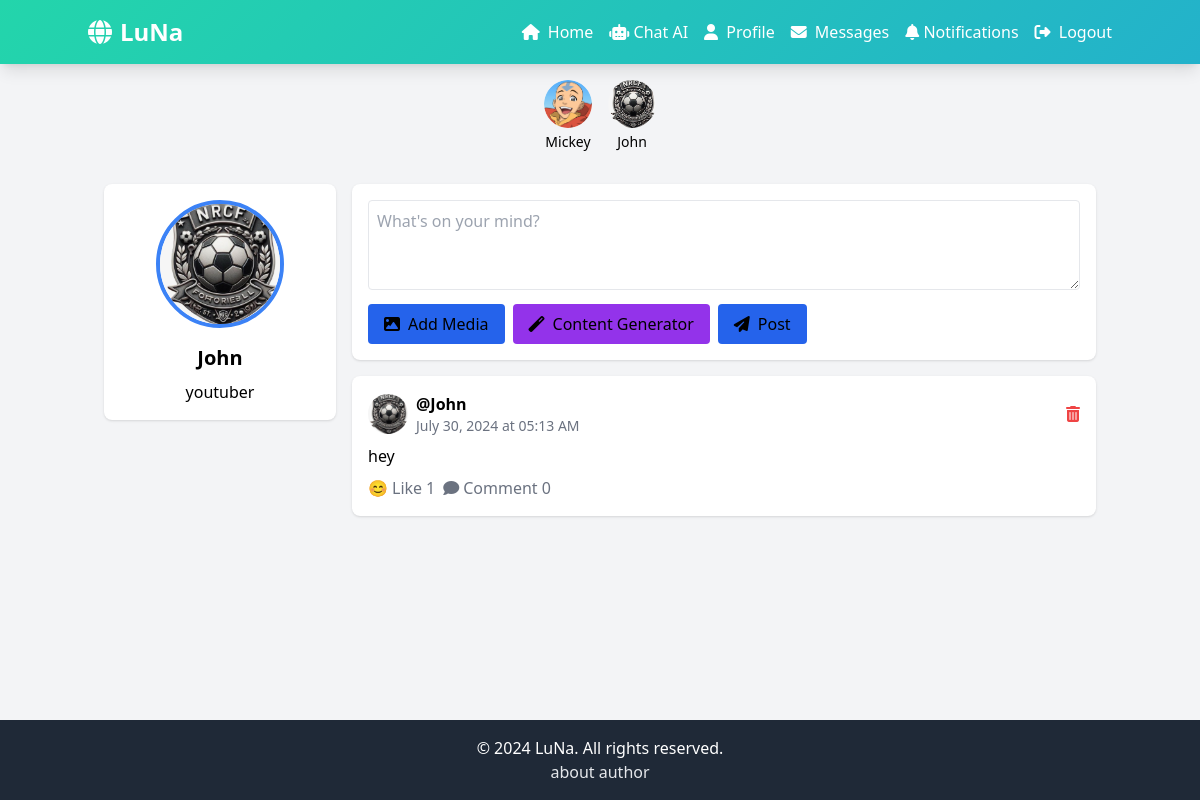
The app's page / (signed in) with its own data.
### models.py (models this page shows, shortened)
class User(UserMixin, db.Model):  # Ensure UserMixin is extended
    id = db.Column(db.Integer, primary_key=True)
    username = db.Column(db.String(80), unique=True, nullable=False, index=True)
    email = db.Column(db.String(120), unique=True, nullable=False, index=True)
    password_hash = db.Column(db.String(128), nullable=False)
    profile_picture = db.Column(db.String(120), default='default.jpg')
    bio = db.Column(db.Text)
    date_joined = db.Column(db.DateTime, default=lambda: datetime.now(pytz.timezone('Africa/Nairobi')))
    posts = db.relationship('Post', backref='author', lazy='dynamic', cascade="all, delete-orphan")
    comments = db.relationship('Comment', backref='author', lazy='dynamic', cascade="all, delete-orphan")
    followed = db.relationship(
        'User',
        secondary=followers,
        primaryjoin=id == followers.c.follower_id,
        secondaryjoin=id == followers.c.followed_id,
        backref=db.backref('followers', lazy='dynamic'),
        lazy='dynamic'
    )

class Post(db.Model):
    id = db.Column(db.Integer, primary_key=True)
    content = db.Column(db.Text, nullable=False)
    timestamp = db.Column(db.DateTime, default=lambda: datetime.now(EAT))
    user_id = db.Column(db.Integer, db.ForeignKey('user.id'), nullable=False, index=True)
    media_url = db.Column(db.String(120))
    likes = db.relationship('User', secondary='post_likes', backref='liked_posts')
    comments = db.relationship('Comment', backref='post', lazy='dynamic')
    post_likes = db.Table(
        'post_likes',
        db.Column('user_id', db.Integer, db.ForeignKey('user.id'), primary_key=True),
        db.Column('post_id', db.Integer, db.ForeignKey('post.id'), primary_key=True)
    )

### app.py (the view)
@app.route('/')
def index():
    if current_user.is_authenticated:
        all_users = User.query.all()
        all_posts = Post.query.order_by(Post.timestamp.desc()).all()
        for post in all_posts:
            post.comment_count = post.comments.count()
    else:
        all_users = []
        all_posts = []
    return render_template('index.html', all_users=all_users, all_posts=all_posts)

### app.py (called while the page is built)
@login_manager.user_loader
def load_user(user_id):
    return User.query.get(int(user_id))

@app.before_request
def make_session_permanent():
    session.permanent = True
    app.permanent_session_lifetime = timedelta(days=30)

@app.template_filter('replace_usernames')
def replace_usernames(text):
    def replace_username(match):
        username = match.group(1)
        return f'<a href="{url_for("profile", username=username)}" class="text-blue-500 hover:underline">@{username}</a>'
    return re.sub(r'@(\w+)', replace_username, text)

@app.before_request
def make_session_permanent():
    session.permanent = True
    app.permanent_session_lifetime = timedelta(days=30)

### templates/index.html (shortened to what this page needs)
<!DOCTYPE html>
<html lang="en">
<head>
    <script src="https://cdn.tailwindcss.com"></script>
    <link rel="stylesheet" href="https://cdnjs.cloudflare.com/ajax/libs/font-awesome/6.4.0/css/all.min.css">
</head>
<body class="bg-gray-100 min-h-screen flex flex-col">
    <nav class="gradient-bg p-4 shadow-lg">
        <div class="container mx-auto flex justify-between items-center">
            <a href="/" class="text-white text-2xl font-bold flex items-center">
                <i class="fas fa-globe mr-2"></i>
                LuNa
            </a>
            <div id="menu" class="hidden md:flex space-x-4">
                <a href="/" class="text-white hover:text-gray-200 transition duration-300"><i class="fas fa-home mr-1"></i> Home</a>
                <a href="https://micymike-michaelmosesbot.hf.space" class="text-white hover:text-gray-200 transition duration-300"><i class="fa-solid fa-robot"></i> Chat AI</a>
                <a href="/profile/{{ current_user.username }}" class="text-white hover:text-gray-200 transition duration-300"><i class="fas fa-user mr-1"></i> Profile</a>
                <a href="/messages" class="text-white hover:text-gray-200 transition duration-300"><i class="fas fa-envelope mr-1"></i> Messages</a>
                <a href="/notifications" class="text-white hover:text-gray-200 transition duration-300"><i class="fa-solid fa-bell"></i> Notifications</a>
                <a href="/logout" class="text-white hover:text-gray-200 transition duration-300"><i class="fas fa-sign-out-alt mr-1"></i> Logout</a>
            </div>
        </div>
    </nav>
    <main class="flex-grow container mx-auto mt-4 px-4">
        <div class="flex flex-wrap justify-center gap-4 mb-8">
            {% for user in all_users %}
                <a href="{{ url_for('user_profile', username=user.username) }}" class="flex flex-col items-center">
                    {% if user.profile_picture %}
                        <img src="{{ url_for('static', filename='uploads/' + user.profile_picture) }}" alt="{{ user.username }}" class="w-12 h-12 rounded-full">
                    {% else %}
                        <div class="user-initial">
                            {{ user.username[0].upper() }}
                        </div>
                    {% endif %}
                    <span class="text-sm mt-1">{{ user.username }}</span>
                </a>
            {% endfor %}
        </div>
        <div class="flex flex-col sm:flex-row">
            <div class="w-full sm:w-1/4 pr-0 sm:pr-4 mb-4 sm:mb-0">
                <div class="bg-white shadow rounded-lg p-4 mb-4 post-card">
                    {% if current_user.is_authenticated %}
                        {% if current_user.profile_picture %}
                            <img src="{{ url_for('static', filename='uploads/' + current_user.profile_picture) }}" alt="Profile Picture" class="w-32 h-32 rounded-full mx-auto mb-4 border-4 border-blue-500">
                        {% else %}
                            <div class="user-initial w-32 h-32 mx-auto mb-4 border-4 border-blue-500 text-5xl flex items-center justify-center rounded-full bg-gray-300 text-gray-600">
                                {{ current_user.username[0].upper() }}
                            </div>
                        {% endif %}
                        <h2 class="text-xl font-bold text-center">{{ current_user.username }}</h2>
                        <p class="text-center mt-2">{{ current_user.bio or "No bio available" }}</p>
                    {% else %}
                        <p class="text-center">Please <a href="{{ url_for('login') }}" class="text-blue-500 hover:underline">log in</a> to see your profile.</p>
                    {% endif %}
                </div>
            </div>
            <div class="w-full sm:w-3/4">
                {% if current_user.is_authenticated %}
                    <div id="post-form" class="bg-white shadow rounded-lg p-4 mb-4">
                        <form id="create-post-form" method="POST" action="{{ url_for('post') }}" enctype="multipart/form-data">
                            <textarea id="post-content" name="content" rows="3" class="w-full p-2 border rounded" placeholder="What's on your mind?"></textarea>
                            <div class="flex flex-wrap gap-2 mt-2">
                                <label for="media-upload" class="btn btn-secondary flex items-center space-x-2 py-2 px-4 rounded border-transparent bg-blue-600 hover:bg-blue-700 transition duration-300 cursor-pointer">
                                    <i class="fas fa-image"></i>
                                    <span>Add Media</span>
                                </label>
                                <a href="https://content-gen-kw4y.onrender.com" class="btn btn-secondary flex items-center space-x-2 py-2 px-4 rounded border-transparent bg-purple-600 hover:bg-purple-700 transition duration-300">
                                    <i class="fas fa-magic"></i>
                                    <span>Content Generator</span>
                                </a>
                                <button type="submit" class="btn btn-primary flex items-center space-x-2 py-2 px-4 rounded border-transparent bg-blue-600 hover:bg-blue-700 transition duration-300">
                                    <i class="fas fa-paper-plane"></i>
                                    <span>Post</span>
                                </button>
                            </div>
                        </form>
                    </div>
                {% endif %}
                {% for post in all_posts %}
                    <div id="post-{{ post.id }}" class="bg-white shadow rounded-lg p-4 mb-4 post-card">
                        <div class="flex items-center mb-2 justify-between">
                            <div class="flex items-center">
                                {% if post.author.profile_picture %}
                                    <img src="{{ url_for('static', filename='uploads/' + post.author.profile_picture) }}" alt="Profile Picture" class="w-10 h-10 rounded-full mr-2">
                                {% else %}
                                    <div class="user-initial mr-2">
                                        {{ post.author.username[0].upper() }}
                                    </div>
                                {% endif %}
                                <div>
                                    <a href="{{ url_for('user_profile', username=post.author.username) }}" class="font-bold hover:underline">@{{ post.author.username }}</a>
                                    <p class="text-sm text-gray-500">{{ post.timestamp.strftime('%B %d, %Y at %I:%M %p') }}</p>
                                </div>
                            </div>
                            {% if post.author == current_user %}
                            <button class="delete-post-btn text-red-500" data-post-id="{{ post.id }}">
                                <i class="fas fa-trash-alt"></i>
                            </button>
                            {% endif %}
                        </div>
                        <p class="mb-2">{{ post.content | replace_usernames | safe }}</p>
                        <div class="flex items-center space-x-2">
                            <button class="text-gray-500 hover:text-blue-700 flex items-center" onclick="likePost('{{ post.id }}')">
                                <span id="like-emoji-{{ post.id }}" class="mr-1">{{ '😊' if current_user in post.likes else '😐' }}</span>
                                <span>Like</span>
                                <span id="like-count-{{ post.id }}" class="ml-1">{{ post.likes|length }}</span>
                            </button>
                            <button class="text-gray-500 hover:text-gray-700 flex items-center" onclick="toggleCommentSection('{{ post.id }}')">
                                <i class="fas fa-comment mr-1"></i>
                                <span>Comment</span>
                                <span id="comment-count-{{ post.id }}" class="ml-1">{{ post.comment_count }}</span>
                            </button>
                        </div>
                    </div>
                {% endfor %}
            </div>
        </div>
    </main>
    <footer class="bg-gray-800 flex flex-col text-white py-4 mt-8">
        <div class="container mx-auto text-center">
            © 2024 LuNa. All rights reserved.
            <a href="https://my-websit.onrender.com/" class=" flex flex-col text-gray-200">about author</a>
        </div>
    </footer>
</body>
</html>

### templates/index.html (style rules this page uses)
.gradient-bg { background: linear-gradient(-45deg, #ee7752, #e73c7e, #23a6d5, #23d5ab); background-size: 400% 400%; animation: gradientBG 15s ease infinite; }
.post-card { transition: all 0.3s ease; }

### records on screen
User: profile_picture (placeholder picture), username "Mickey"
User: profile_picture (picture), username "John", bio "youtuber"
Post: profile_picture (picture), author.username "John", timestamp "July 30, 2024 at 05:13 AM", content "hey", likes "😊", likes|length "1", comment_count "0"
